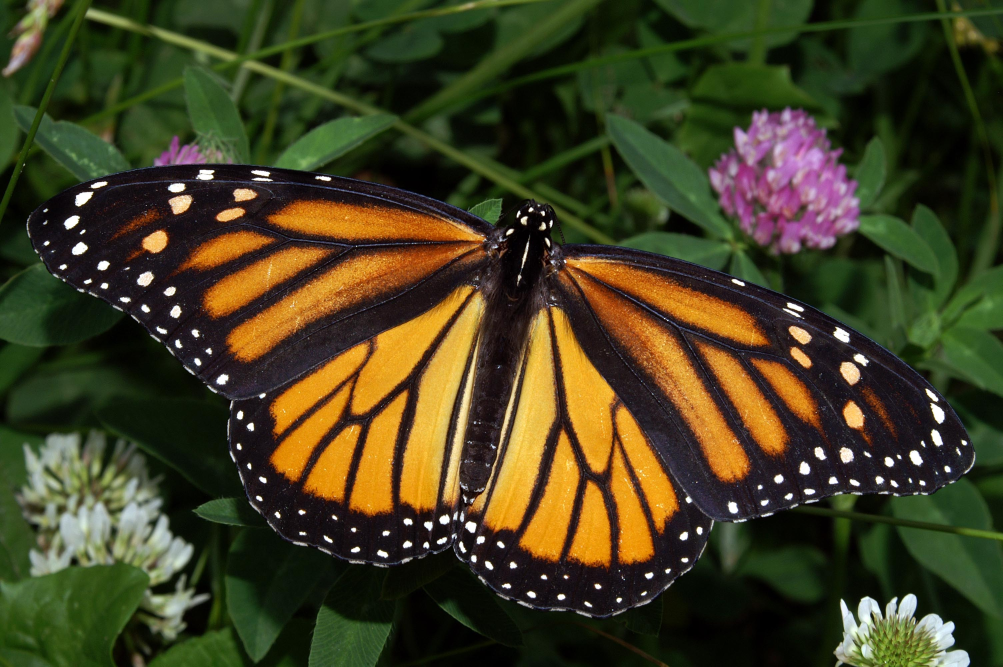
#> input picture Excercises/images/monarch.jpg, 3008 x 2000 px (shown at 1/3 size)
$ jupyter execute --allow-errors '5. Features Image Segmentation.ipynb'   (shell and % lines are left out)
#> lines starting #> are read from the running program, lines starting #| are printed output that depends on the picture; after the words box and inside, x2 and y2 are one past the last pixel; in counts of white or black regions, pixels touching at a corner belong together; long printed decimals are rounded
[cell 1]
import numpy as np
import matplotlib.pyplot as plt
import matplotlib.image as mpimg
import cv2
import seaborn as sns

# k-means

[cell 2]
image = cv2.imread('images/monarch.jpg')
#> image is the input picture: shape (2000, 3008, 3); mean B, G, R 32.9, 63.4, 66.8

# Change color to RGB (from BGR)
image = cv2.cvtColor(image, cv2.COLOR_BGR2RGB)

print(image.shape)
#| (2000, 3008, 3)
plt.imshow(image);

### Prepare data

[cell 3]
# Reshape image into a 2D array of pixels and 3 color values (RGB)
pixel_vals = image.reshape((-1,3))

pixel_vals = np.float32(pixel_vals)

print(pixel_vals.shape)
#| (6016000, 3)

### Implement k-means

[cell 4]
# define stop criteria
criteria = (cv2.TERM_CRITERIA_EPS + cv2.TERM_CRITERIA_MAX_ITER, 10, 1)

# perfom kmeans
k = 3
retval, labels, centers = cv2.kmeans(pixel_vals, k, None, criteria, 10, cv2.KMEANS_RANDOM_CENTERS)
#> retval = 1.23e+10; centers = [[20.15, 23.5, 12.46], [61.59, 74.03, 37.59], [204.4, 153.1, 80.12]]

# convert data into 8-bit
centers = np.uint8(centers)
#> centers = [[20, 23, 12], [61, 74, 37], [204, 153, 80]]
segmented_data = centers[labels.flatten()]

print(segmented_data.shape)
#| (6016000, 3)
print(centers)
#| [[ 20  23  12]
#|  [ 61  74  37]
#|  [204 153  80]]

[cell 5]
# reshape data into the originals dimensions
segmented_image = segmented_data.reshape(image.shape)
labels_reshape = labels.reshape(image.shape[0], image.shape[1])
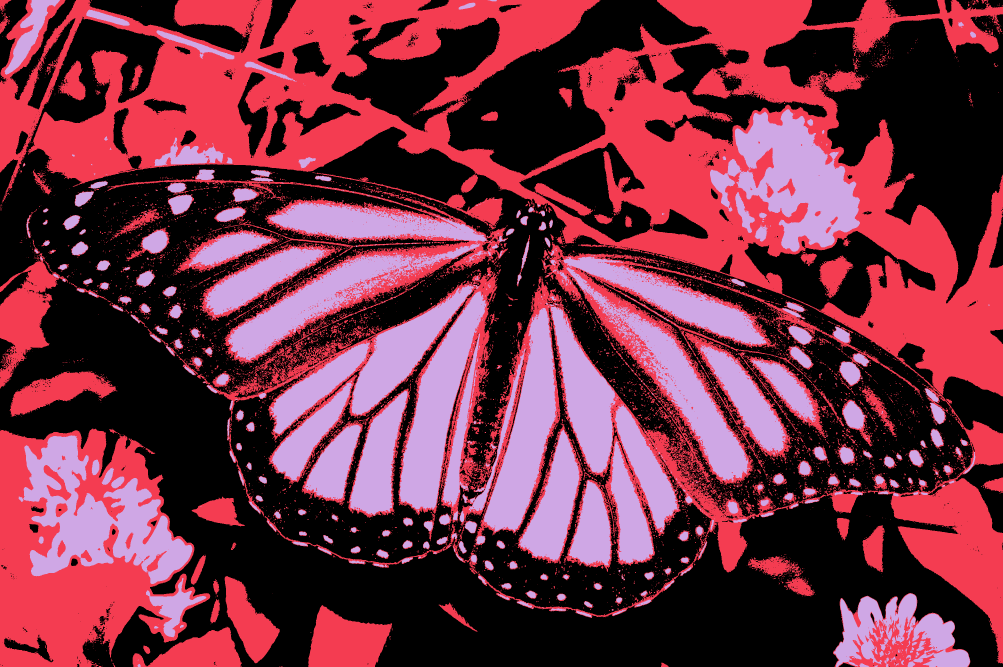
#> labels_reshape: shape (2000, 3008) int32 (shown at 1/3 size); 3 distinct labels, from 0 to 2; one colour per label, 0 black

plt.imshow(segmented_image);

[cell 6]
# Visualize one segment, try to find which is the leaves, background, etc!
plt.imshow(labels_reshape==1, cmap='gray')

[cell 7]
# mask an image segment by cluster
cluster = 1

masked_image = np.copy(image)
masked_image[labels_reshape == cluster] = [0, 0, 0]

plt.imshow(masked_image);

## Corners

[cell 8]
image = cv2.imread('images/waffle.jpg')
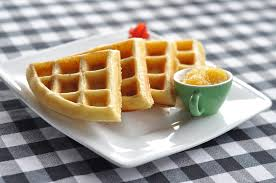
#> input picture Excercises/images/waffle.jpg, 276 x 183 px
#> image is the input picture: shape (183, 276, 3); mean B, G, R 144.3, 155.8, 165.1
image= cv2.cvtColor(image, cv2.COLOR_BGR2RGB)

plt.imshow(image);

### Detect corners

[cell 9]
gray = cv2.cvtColor(image, cv2.COLOR_RGB2GRAY)
print(gray.dtype)
#| uint8

# convert to float
gray = np.float32(gray)
print(gray.dtype)
#| float32

corners = cv2.cornerHarris(gray, 2, 3, 0.04) # 2x2pixels window, 3x3 sobels, 0.4 constant value that helps to determine
                                            # which points are considered corners. 0.04 is typical.


plt.imshow(corners, cmap='gray');

The image should have the corners marked as the bright points and non-corners as darker pixels.

[cell 10]
# Dilate corner image to enhance corner points
corners = cv2.dilate(corners, None)
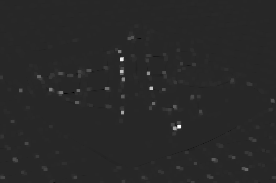
#> corners: shape (183, 276) float32; min -4497151.5, max 24258596, mean 132953.6; drawn with min black and max white

plt.imshow(corners, cmap='gray');

[cell 11]
corners.shape
#> Out = (183, 276)

### Select and display strong corners

[cell 12]
# This value vary depending on the image and how many corners you want to detect
thresh = 0.2*corners.max()
#> thresh = 4851719.2

# image with corners
corner_image = np.copy(image)

for y in range(0, corners.shape[0]):
    for x in range(0, corners.shape[1]):
        if(corners[y, x] > thresh):
            # image, center pt, radius, color, thickness
            cv2.circle(corner_image, (x, y), 1, (0,255,0), 1)
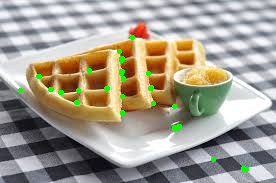
#> corner_image: shape (183, 276, 3); mean R, G, B 163, 157.2, 143.1

plt.imshow(corner_image);

[cell 13]
# This value vary depending on the image and how many corners you want to detect
thresh = 0.05*corners.max()
#> thresh = 1212929.8

# image with corners
corner_image = np.copy(image)

for y in range(0, corners.shape[0]):
    for x in range(0, corners.shape[1]):
        if(corners[y, x] > thresh):
            # image, center pt, radius, color, thickness
            cv2.circle(corner_image, (x, y), 1, (0,255,0), 1)
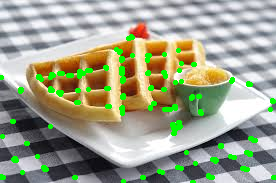
#> corner_image: shape (183, 276, 3); mean R, G, B 157, 161.6, 138.6

plt.imshow(corner_image);

#### dilation and erosion
La dilatación y la erosión se conocen como operaciones morfológicas. A menudo se realizan en imágenes binarias, similares a la detección de contorno. La dilatación amplía las áreas brillantes y blancas de una imagen al agregar píxeles a los límites percibidos de los objetos en esa imagen. La erosión hace lo contrario: elimina los píxeles a lo largo de los límites de los objetos y reduce el tamaño de los objetos.

¡A menudo estas dos operaciones se realizan en secuencia para mejorar rasgos importantes del objeto!

[cell 14]
j = cv2.imread('images/j.png', 0)

kernel = np.ones((5,5), np.uint8)

# dilate the image
#> (the rest of this cell did not finish here and is left out)

## Contours

[cell 15]
hand = mpimg.imread('images/thumbs_up_down.jpg')
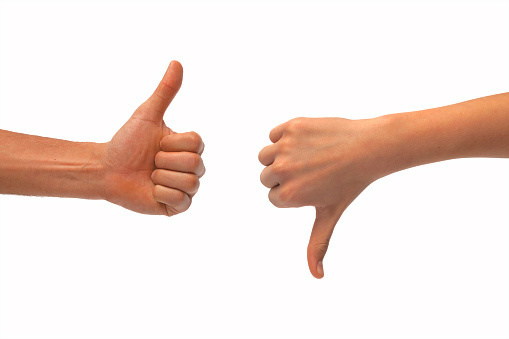
#> input picture Excercises/images/thumbs_up_down.jpg, 509 x 339 px
#> hand is the input picture: shape (339, 509, 3); mean R, G, B 242.6, 227.3, 221.7

plt.imshow(hand);

### binary image with threshold

[cell 16]
gray = cv2.cvtColor(hand, cv2.COLOR_RGB2GRAY)
#> gray: shape (339, 509)

retval, binary = cv2.threshold(gray, 225, 255, cv2.THRESH_BINARY_INV)
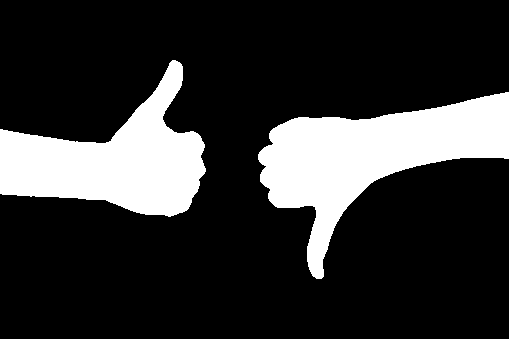
#> binary: shape (339, 509); 19.8% white; 2 white regions
print(binary.shape)
#| (339, 509)
plt.imshow(binary, cmap='gray');

[cell 17]
contours, hierarchy = cv2.findContours(binary, cv2.RETR_TREE, cv2.CHAIN_APPROX_SIMPLE)
#> contours = 2 contours; box (x1, y1, x2, y2) and area: (258, 92, 509, 279) 18140, (0, 60, 206, 217) 15366

contours_image = np.copy(hand)
contours_image = cv2.drawContours(contours_image, contours, -1, (0,255,0), 3)
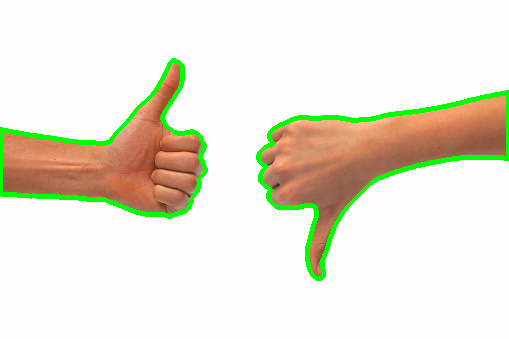
#> contours_image: shape (339, 509, 3); 3.77% of pixels changed, all inside (x1, y1, x2, y2) = (0, 58, 509, 281)

plt.imshow(contours_image);

### Contour features

Cada contorno tiene una serie de características que puede calcular, incluido el área del contorno, su orientación (la dirección en la que apunta la mayor parte del contorno), su perímetro y muchas otras propiedades descritas en la documentación de OpenCV, aquí.

[cell 18]
# area
for contour in contours:
    area = cv2.contourArea(contour)
    print(area)
#> this loop made 2 passes
#> area on passes 1 to 2: 18140, 15366.5
#| 18140.0
#| 15366.5

[cell 19]
# perimeters
for contour in contours:
    perimeter = cv2.arcLength(contour, True)
    print(perimeter)
#> this loop made 2 passes
#> perimeter on passes 1 to 2: 817.5, 698.5
#| 817.529
#| 698.458

[cell 20]
# orientation
for contour in contours:
    (x,y), (MA,ma), angle = cv2.fitEllipse(contour)
    print(angle)
#> this loop made 2 passes
#> (x, y, MA, ma, angle) on passes 1 to 2: (355.8, 165.5, 142.2, 254.6, 61.36), (119.2, 147.6, 152.1, 191.4, 82.28)
#| 61.358
#| 82.276

angles = []
def orientation(contours):

    for contour in contours:
        (x,y), (MA,ma), angle = cv2.fitEllipse(contour)
        angles.append(angle)

    return angles

orientation(contours)
#> the loop in orientation, `for contour in contours:` made 2 passes
#> after the loop in orientation, `for contour in contours:`: angles = [61.36, 82.28]
#> Out = [61.36, 82.28]

[cell 21]
# draw ellipse
hand_el = np.copy(hand)
for contour in contours:
    (x,y), (MA,ma), angle = cv2.fitEllipse(contour)
    (x,y), (MA,ma), angle = np.uint8((x,y)), np.uint8((MA,ma)), np.uint8(angle)

    cv2.ellipse(hand_el, (x,y), (MA,ma), angle, 0, 360, [0,255,0], 3)
#> this loop made 2 passes
#> (x, y, MA, ma, angle) on passes 1 to 2: (99, 165, 142, 254, 61), (119, 147, 152, 191, 82)
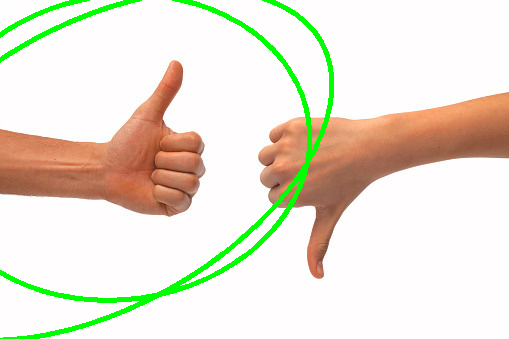
#> hand_el: shape (339, 509, 3); 3.9% of pixels changed, all inside (x1, y1, x2, y2) = (0, 0, 334, 339)

plt.imshow(hand_el)

### Bounding Rectangle

In the next cell, you'll be asked to find the bounding rectangle around the *left* hand contour, which has its thumb up, then use that bounding rectangle to crop the image and better focus on that one hand!

```python
# Find the bounding rectangle of a selected contour
x,y,w,h = cv2.boundingRect(selected_contour)

# Draw the bounding rectangle as a purple box
box_image = cv2.rectangle(contours_image, (x,y), (x+w,y+h), (200,0,200),2)
```

And to crop the image, select the correct width and height of the image to include.

```python
# Crop using the dimensions of the bounding rectangle (x, y, w, h)
cropped_image = image[y: y + h, x: x + w]
```

[cell 22]
def hand_crop(image, selected_contour):

    # image copy
    cropped_image = np.copy(image)

    # boundingrect
    x,y,w,h = cv2.boundingRect(contours[1])

    # draw rectangle
    box_image = cv2.rectangle(cropped_image, (x,y), (x+w,y+h), (200,0,200),2)

    cropped_image = image[y: y + h, x: x + w]

    return box_image, cropped_image


select_contour = contours[1]
#> select_contour = contour of 245 points, box (x1, y1, x2, y2) (0, 60, 206, 217), area 15366
rect_img, crop_img = hand_crop(hand, select_contour)
#> in hand_crop, `x,y,w,h = cv2.boundingRect(contours[1])`: x = 0; y = 60; w = 206; h = 157
#> in hand_crop, `cropped_image = image[y: y + h, x: x + w]`:
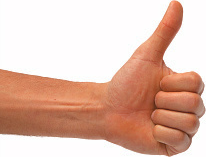
#> cropped_image: shape (157, 206, 3); mean R, G, B 224.7, 188.1, 173.3


f, (ax0, ax1) = plt.subplots(1,2, figsize=(15, 8))

ax0.imshow(rect_img)
ax1.imshow(crop_img);
